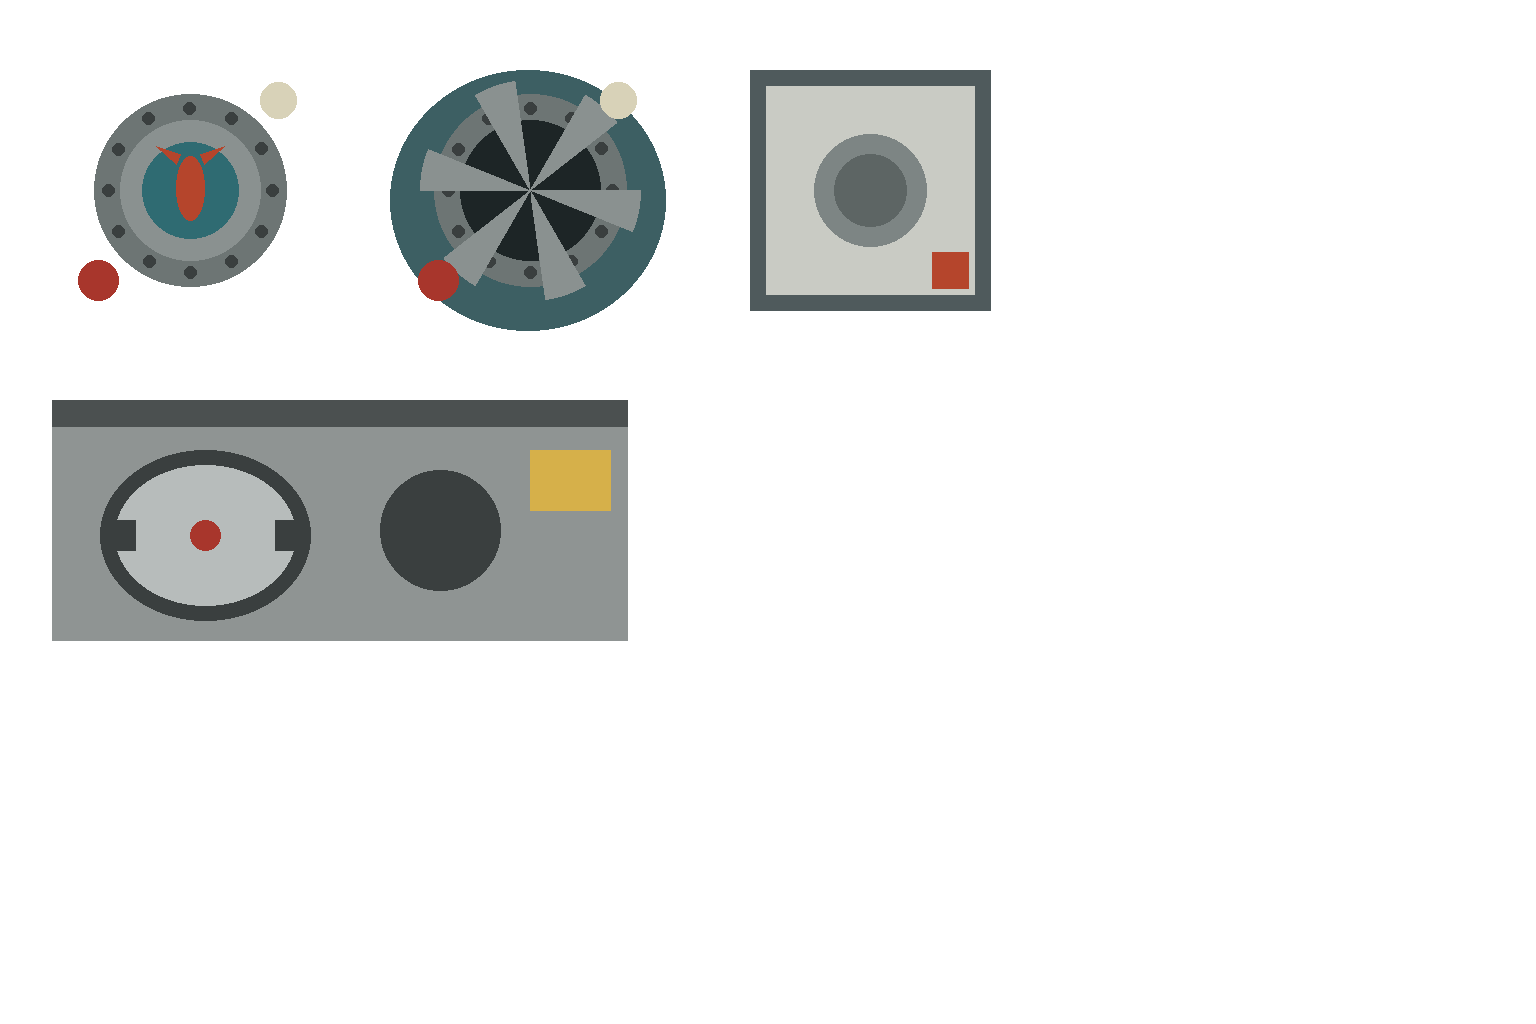

Generate this figure with Python:
"""Geometry guide for the lobster trade's props (`swarm-lore-guide.md`, the lobster thread): set dressing for a
market's fish stall, a licensed kitchen in a shop's back room, and a freight yard. Winks only.

One 1536x1024 RGBA sheet, one world cell = CELL px, frames laid out explicitly with transparent gutters; north is
the top of a frame. FRAMES gives each frame's (x, y, w, h) in pixels.

- lobster-tank (1x1): a round pressure tank with a porthole lid, a lobster behind the glass.
- lobster-tank-burst (1x1): the same tank torn open at the lid, empty, sea water spilled round its foot.
- lobster-cooker (2x1): a licensed kitchen's range with a clamped pressure cooker; the back (wall side) is north.
- lobster-crate (1x1): a pressurised shipping canister in a square frame, a pressure hatch on top.

Usage: python art-source/templates/lobster-trade-guide.py <out-dir>
"""
import math
import sys
from pathlib import Path

from PIL import Image, ImageDraw

W, H, CELL, G = 1536, 1024, 300, 40

FRAMES = {
    'lobster-tank': (G, G, CELL, CELL),
    'lobster-tank-burst': (G + CELL + G, G, CELL, CELL),
    'lobster-crate': (G + 2 * (CELL + G), G, CELL, CELL),
    'lobster-cooker': (G, G + CELL + G, 2 * CELL, CELL),
}


def tank(d, x, y, burst):
    cx, cy = x + CELL // 2, y + CELL // 2
    if burst:
        # Water spilled round the foot, inside the frame.
        d.ellipse((cx - 140, cy - 120, cx + 135, cy + 140), fill='#3d5f63')
    d.ellipse((cx - 96, cy - 96, cx + 96, cy + 96), fill='#6d7574')       # vessel rim
    for k in range(12):                                                     # bolts round the lid
        a = k * math.pi / 6
        bx, by = cx + 82 * math.cos(a), cy + 82 * math.sin(a)
        d.ellipse((bx - 6, by - 6, bx + 6, by + 6), fill='#3a3f3f')
    if burst:
        d.ellipse((cx - 70, cy - 70, cx + 70, cy + 70), fill='#1d2526')    # open, empty
        for a0 in range(0, 360, 60):                                        # torn lid petals
            d.pieslice((cx - 110, cy - 110, cx + 110, cy + 110), a0, a0 + 22, fill='#8a9190')
    else:
        d.ellipse((cx - 70, cy - 70, cx + 70, cy + 70), fill='#8a9190')     # lid
        d.ellipse((cx - 48, cy - 48, cx + 48, cy + 48), fill='#2f6b72')     # porthole water
        d.ellipse((cx - 14, cy - 34, cx + 14, cy + 30), fill='#b5452c')     # the lobster
        d.polygon([(cx - 14, cy - 26), (cx - 34, cy - 44), (cx - 10, cy - 36)], fill='#b5452c')
        d.polygon([(cx + 14, cy - 26), (cx + 34, cy - 44), (cx + 10, cy - 36)], fill='#b5452c')
    d.ellipse((cx + 70, cy - 108, cx + 106, cy - 72), fill='#d8d2b8')       # gauge
    d.ellipse((cx - 112, cy + 70, cx - 72, cy + 110), fill='#a8362c')       # valve wheel


def crate(d, x, y):
    cx, cy = x + CELL // 2, y + CELL // 2
    d.rectangle((cx - 120, cy - 120, cx + 120, cy + 120), fill='#4f5a5c')   # frame
    d.rectangle((cx - 104, cy - 104, cx + 104, cy + 104), fill='#c9cbc4')   # insulated body
    d.ellipse((cx - 56, cy - 56, cx + 56, cy + 56), fill='#7d8584')         # pressure hatch
    d.ellipse((cx - 36, cy - 36, cx + 36, cy + 36), fill='#5d6564')
    d.rectangle((cx + 62, cy + 62, cx + 98, cy + 98), fill='#b5452c')       # red pictogram corner


def cooker(d, x, y):
    w = 2 * CELL
    d.rectangle((x + 12, y + 20, x + w - 13, y + CELL - 40), fill='#8f9493')  # range top
    d.rectangle((x + 12, y + 20, x + w - 13, y + 46), fill='#4b5050')         # backsplash (north)
    d.ellipse((x + 60, y + 70, x + 270, y + 240), fill='#3a3f3f')            # burner ring
    d.ellipse((x + 75, y + 85, x + 255, y + 225), fill='#b7bcbb')            # pressure cooker lid
    for bx in (x + 75, x + 235):                                              # lid clamps
        d.rectangle((bx, y + 140, bx + 20, y + 170), fill='#3a3f3f')
    d.ellipse((x + 150, y + 140, x + 180, y + 170), fill='#a8362c')          # steam valve
    d.ellipse((x + 340, y + 90, x + 460, y + 210), fill='#3a3f3f')           # second burner
    d.rectangle((x + 490, y + 70, x + 570, y + 130), fill='#d6b04a')         # licence plaque


def build():
    img = Image.new('RGBA', (W, H))
    d = ImageDraw.Draw(img)
    tank(d, *FRAMES['lobster-tank'][:2], False)
    tank(d, *FRAMES['lobster-tank-burst'][:2], True)
    crate(d, *FRAMES['lobster-crate'][:2])
    cooker(d, *FRAMES['lobster-cooker'][:2])
    return img


if __name__ == '__main__':
    build().save(Path(sys.argv[1]) / 'lobster-trade-guide.png')
